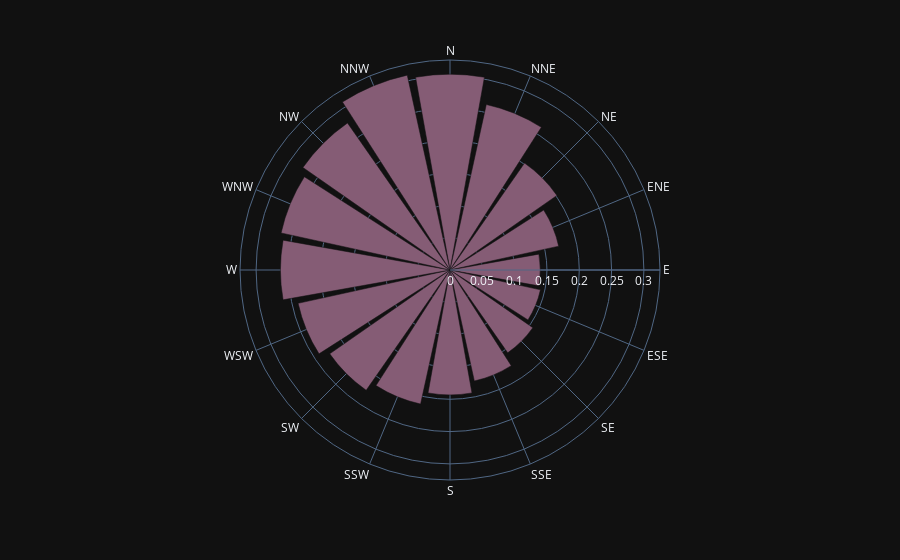

The notebook cell saved with this chart:
### Code cell
fig = px.bar_polar(winds, r=what, theta='WindDir9am',
                   template="plotly_dark",
                   color_discrete_sequence=px.colors.qualitative.Antique)
fig.show()

### Figure 1 — Plotly figure (JSON) as saved in the notebook; plotly's stock layout.template omitted (floating-point values rounded to 4 significant figures)
{"data": [{"hovertemplate": "RainTomorrow=%{r}<br>WindDir9am=%{theta}<extra></extra>", "legendgroup": "", "marker": {"color": "rgb(133, 92, 117)"}, "name": "", "r": [0.3029, 0.2621, 0.2017, 0.1721, 0.1397, 0.1433, 0.1562, 0.1758, 0.1932, 0.2123, 0.2268, 0.2406, 0.2623, 0.2675, 0.2774, 0.3087], "showlegend": false, "subplot": "polar", "theta": ["N", "NNE", "NE", "ENE", "E", "ESE", "SE", "SSE", "S", "SSW", "SW", "WSW", "W", "WNW", "NW", "NNW"], "type": "barpolar"}], "layout": {"barmode": "relative", "legend": {"tracegroupgap": 0}, "margin": {"t": 60}, "polar": {"angularaxis": {"direction": "clockwise", "rotation": 90}, "domain": {"x": [0, 1], "y": [0, 1]}}}}
